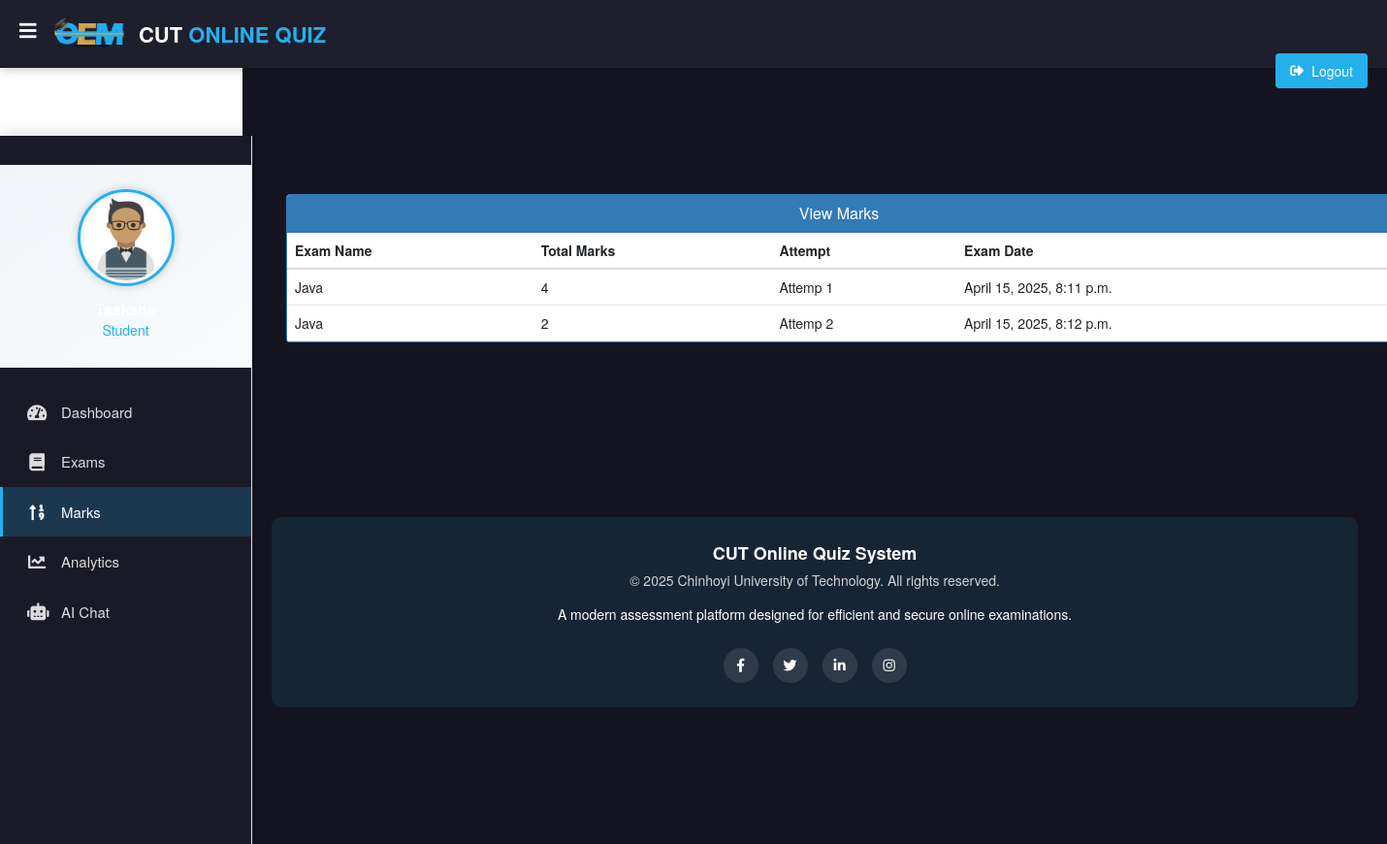
The page /student/check-marks/5 (signed in) on the database as committed earlier.
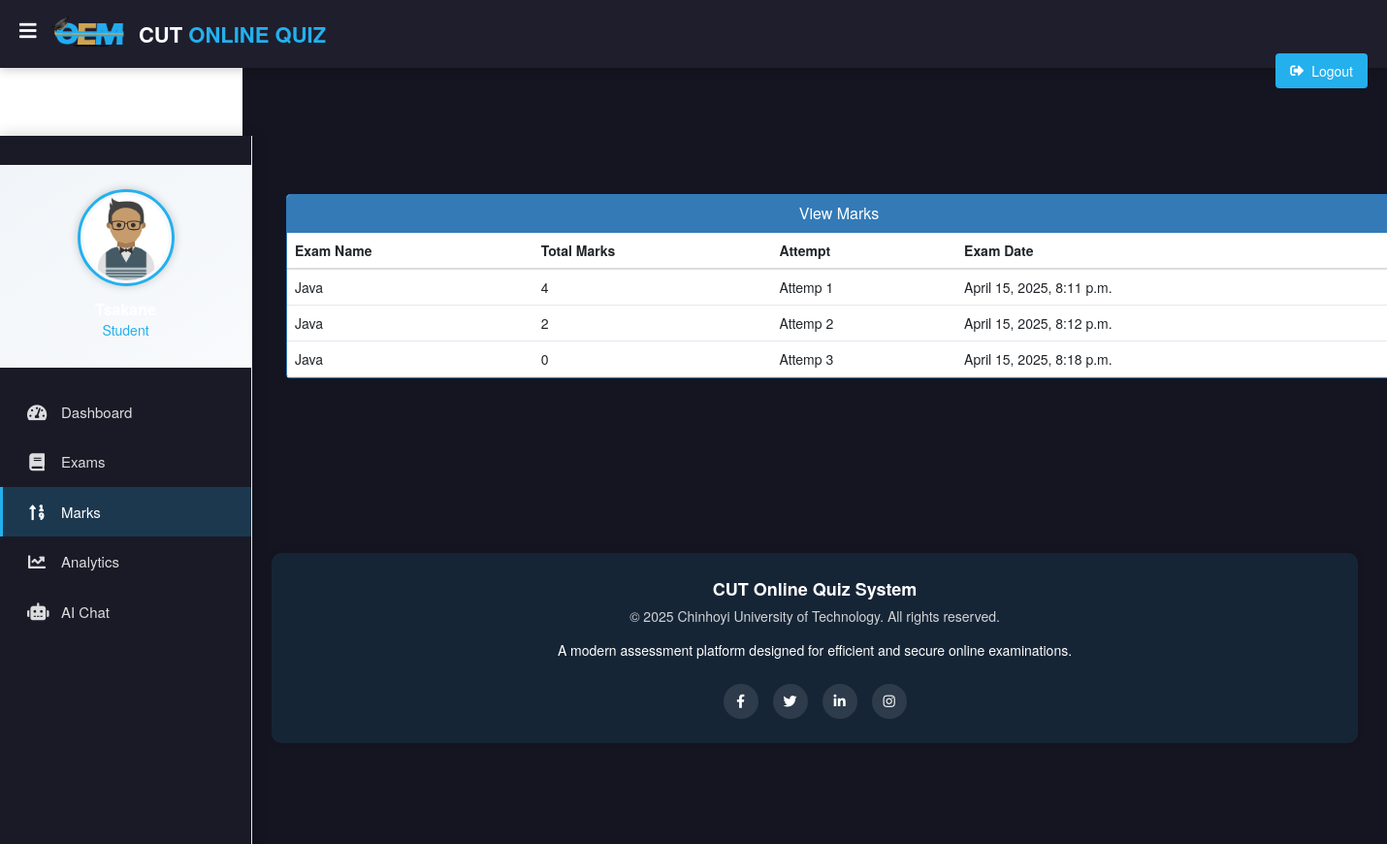
The same page on the database as committed later.
### quiz/models.py (models this page shows)
class Result(models.Model):
    student = models.ForeignKey(Student,on_delete=models.CASCADE)
    exam = models.ForeignKey(Course,on_delete=models.CASCADE)
    marks = models.PositiveIntegerField()
    date = models.DateTimeField(auto_now=True)

class Course(models.Model):
   course_name = models.CharField(max_length=50)
   question_number = models.PositiveIntegerField()
   total_marks = models.PositiveIntegerField()
   is_timed = models.BooleanField(default=False, help_text="Whether this course has a time limit")
   total_time_minutes = models.PositiveIntegerField(default=0, help_text="Total time allowed for the quiz in minutes (0 = unlimited)")
   sequential_questions = models.BooleanField(default=False, help_text="Display questions one at a time sequentially")
   allow_backtracking = models.BooleanField(default=True, help_text="Whether students can go back to previous questions")
   security_level = models.CharField(max_length=50, choices=[
       ('low', 'Low - Basic protection'),
       ('medium', 'Medium - Prevent copy-paste and right-click'),
       ('high', 'High - Block dev tools and keyboard shortcuts')
   ], default='medium', help_text="Level of security measures to prevent cheating")
   def __str__(self):
        return self.course_name

### student/views.py (the view)
# urls.py: path('check-marks/<int:pk>', views.check_marks_view, name='check-marks'),
@login_required(login_url='studentlogin')
@user_passes_test(is_student)
def check_marks_view(request, pk):
    course=QMODEL.Course.objects.get(id=pk)
    student = models.Student.objects.get(user_id=request.user.id)
    results= QMODEL.Result.objects.all().filter(exam=course).filter(student=student)
    return render(request,'student/check_marks.html',{'results':results})

### student/views.py (called while the page is built)
def is_student(user):
    return user.groups.filter(name='STUDENT').exists()

### templates/student/check_marks.html (shortened to what this page needs)
{% extends 'student/studentbase.html' %}
{% block content %}
{%load static%}
<head>
  <link href="//netdna.bootstrapcdn.com/bootstrap/3.0.0/css/bootstrap.min.css" rel="stylesheet" id="bootstrap-css">
</head>
<br><br>
<div class="container">
  <div class="panel panel-primary">
    <div class="panel-heading">
      <h6 class="panel-title">View Marks</h6>
    </div>
    <table class="table table-hover" id="dev-table">
      <thead>
        <tr>
          <th>Exam Name</th>
          <th>Total Marks</th>
          <th>Attempt</th>
          <th>Exam Date</th>
        </tr>
      </thead>
      {% for t in results %}
      <tr>
        <td> {{t.exam}}</td>
        <td> {{t.marks}}</td>
        <td>Attemp {{ forloop.counter }}</td>
        <td> {{t.date}}</td>
      </tr>
      {% endfor %}
    </table>
  </div>
</div>
<br><br><br><br><br><br>
{% endblock content %}

### templates/student/studentbase.html (shortened to what this page needs)
<!DOCTYPE html>
{% load static %}
<html lang="en" dir="ltr">
<head>
  <link href="https://cdn.jsdelivr.net/npm/bootstrap@5.3.0/dist/css/bootstrap.min.css" rel="stylesheet">
  <link rel="stylesheet" href="https://cdnjs.cloudflare.com/ajax/libs/font-awesome/5.15.4/css/all.min.css">
  <link rel="stylesheet" href="{% static 'css/design-system.css' %}">
</head>
<body>
  <header>
    <div class="left_area">
      <label for="check">
        <i class="fas fa-bars" id="sidebar_btn"></i>
      </label>
      <img src="{% static "../static/image/assets/images/oem.png" %}" class="logo_image" alt="Logo">
      <h3>CUT <span>ONLINE QUIZ</span></h3>
    </div>
    <div class="right_area">
      <form action="{% url 'logout' %}" method="POST">
        <button class="logout_btn" type="submit">
          <i class="fas fa-sign-out-alt"></i> Logout
        </button>
      </form>
    </div>
  </header>
  {% if not hide_sidebar %}
  <div class="sidebar">
    <div class="sidebar-profile">
      {% if student.profile_pic %}
        <img src="{{ student.profile_pic.url }}" class="profile_image" alt="Student Profile">
      {% else %}
        <img src="{% static 'image/student.png' %}" class="profile_image" alt="Default Student Profile">
      {% endif %}
      <h4>{{request.user.first_name}}</h4>
      <h6>Student</h6>
    </div>
    <a href="/student/student-dashboard" class="{% if request.path == '/student/student-dashboard' %}active{% endif %}">
      <i class="fas fa-tachometer-alt"></i>
      <span>Dashboard</span>
    </a>
    <a href="/student/student-exam" class="{% if '/student/student-exam' in request.path or '/student/take-exam' in request.path or '/student/start-exam' in request.path %}active{% endif %}">
      <i class="fas fa-book"></i>
      <span>Exams</span>
    </a>
    <a href="/student/student-marks" class="{% if '/student/student-marks' in request.path or '/student/check-marks' in request.path %}active{% endif %}">
      <i class="fas fa-sort-numeric-up"></i>
      <span>Marks</span>
    </a>
    <a href="/student/analytics" class="{% if '/student/analytics' in request.path %}active{% endif %}">
      <i class="fas fa-chart-line"></i>
      <span>Analytics</span>
    </a>
    <a href="/student/ai-chat" class="{% if '/student/ai-chat' in request.path %}active{% endif %}">
      <i class="fas fa-robot"></i>
      <span>AI Chat</span>
    </a>
  </div>
  {% endif %}
  <div class="content" {% if hide_sidebar %}style="margin-left: 0;"{% endif %}>
    {% block content %}
    {% endblock content %}
    <footer>
      <div class="footer-content">
        <div class="footer-title">CUT Online Quiz System</div>
        <div class="footer-copyright">© {% now "Y" %} Chinhoyi University of Technology. All rights reserved.</div>
        <p>A modern assessment platform designed for efficient and secure online examinations.</p>
        <div class="social-links">
          <a href="#" class="social-icon"><i class="fab fa-facebook-f"></i></a>
          <a href="#" class="social-icon"><i class="fab fa-twitter"></i></a>
          <a href="#" class="social-icon"><i class="fab fa-linkedin-in"></i></a>
          <a href="#" class="social-icon"><i class="fab fa-instagram"></i></a>
        </div>
      </div>
    </footer>
  </div>
</body>
</html>

### static/css/design-system.css (style rules this page uses)
:root { --primary-color: #2563eb; --secondary-color: #1e40af; --accent-color: #3b82f6; --warning-color: #ef4444; --success-color: #22c55e; --danger-color: #dc2626; --info-color: #0ea5e9; --bg-color: #f8fafc; --bg-secondary: #f1f5f9; --text-color: #1e293b; --text-muted: #64748b; --border-color: #e2e8f0; --card-bg: #ffffff; --card-shadow: 0 4px 6px -1px rgba(0, 0, 0, 0.1), 0 2px 4px -1px rgba(0, 0, 0, 0.06); --header-height: 70px; --sidebar-width: 260px; --sidebar-collapsed-width: 70px; --border-radius: 8px; --border-radius-lg: 12px; --transition-speed: 0.3s; }
body { font-family: 'Inter', sans-serif; background-color: var(--bg-color); color: var(--text-color); line-height: 1.6; }
h1, h2, h3, h4, h5, h6 { margin-top: 0; margin-bottom: 0.5rem; font-weight: 600; line-height: 1.2; color: var(--text-color); }
h3 { font-size: 1.5rem; }
h4 { font-size: 1.25rem; }
h6 { font-size: 1rem; }
p { margin-top: 0; margin-bottom: 1rem; }
a { color: var(--primary-color); text-decoration: none; transition: color var(--transition-speed) ease; }
.table { width: 100%; margin-bottom: 1rem; color: var(--text-color); vertical-align: top; border-color: var(--border-color); }
.table > :not(caption) > * > * { padding: 0.75rem; border-bottom-width: 1px; }
.table > thead { vertical-align: bottom; }
header { position: fixed; top: 0; left: 0; right: 0; height: var(--header-height); background: linear-gradient(90deg, var(--primary-color) 0%, var(--secondary-color) 100%); box-shadow: 0 2px 15px rgba(0, 0, 0, 0.15); padding: 0 20px; display: flex; align-items: center; justify-content: space-between; z-index: 1000; }
.right_area { display: flex; align-items: center; position: absolute; right: 20px; }
.logout_btn { background-color: rgba(255, 255, 255, 0.2); color: #fff !important; border: none; border-radius: 6px; padding: 8px 16px; font-size: 0.9rem; font-weight: 500; cursor: pointer; transition: all 0.3s ease; text-decoration: none; display: inline-flex; align-items: center; }
.sidebar { position: fixed; top: var(--header-height); left: 0; width: var(--sidebar-width) !important; height: calc(100vh - var(--header-height)); background: #fff; box-shadow: 2px 0 10px rgba(0, 0, 0, 0.05); transition: all 0.3s ease; overflow-y: auto; z-index: 900; border-right: 1px solid var(--border-color); }
.sidebar-profile { padding: 25px 0; text-align: center; border-bottom: 1px solid var(--border-color); margin-bottom: 10px; background: linear-gradient(145deg, var(--bg-secondary) 0%, var(--bg-color) 100%); }
.profile_image { width: 100px; height: 100px; border-radius: 50%; object-fit: cover; border: 3px solid var(--primary-color); padding: 3px; background: white; display: block !important; margin: 0 auto 10px; box-shadow: 0 2px 10px rgba(0, 0, 0, 0.1); }
img.profile_image { display: block !important; visibility: visible !important; opacity: 1 !important; }
.sidebar { width: var(--sidebar-width) !important; min-width: var(--sidebar-width) !important; }
.left_area { display: flex; align-items: center; }
.left_area h3 { color: #fff; font-size: 1.5rem; font-weight: 600; margin: 0 0 0 15px; white-space: nowrap; }
.logo_image { height: 40px; width: auto; object-fit: contain; }
.content { margin-left: var(--sidebar-width); margin-top: var(--header-height); padding: 30px; min-height: calc(100vh - var(--header-height)); transition: 0.3s; background-color: var(--bg-color); }
footer { background-color: var(--primary-color); padding: 25px 0; margin-top: 50px; border-radius: 10px; box-shadow: 0 -2px 10px rgba(0, 0, 0, 0.05); }
.footer-content { display: flex; flex-direction: column; align-items: center; justify-content: center; text-align: center; color: white; }
.footer-title { font-weight: 600; font-size: 1.2rem; margin-bottom: 5px; }
.footer-copyright { font-size: 0.9rem; opacity: 0.9; }
.social-links { margin-top: 15px; display: flex; gap: 15px; }
.social-icon { display: flex; align-items: center; justify-content: center; width: 40px; height: 40px; background-color: rgba(255, 255, 255, 0.1); border-radius: 50%; color: white; transition: all 0.3s ease; }

### templates/student/check_marks.html (style rules this page uses)
a:link { text-decoration: none; }
h6 { text-align: center; }

Rows that differ between the two databases and show on the page:
added Result: exam "Java", marks "0", date "April 15, 2025, 8:18 p.m."
